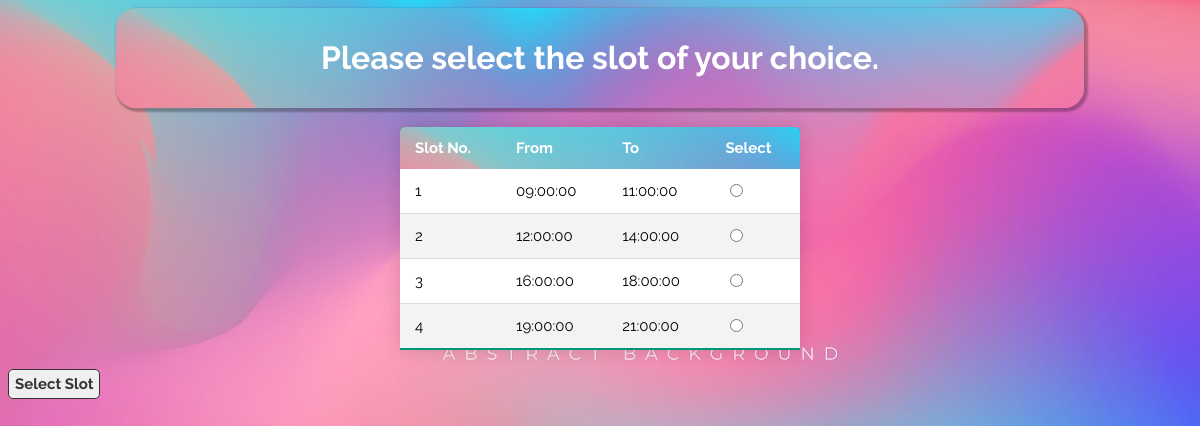
Page /slot.php on the committed database.
### tables this page shows
CREATE TABLE `slot` (
  `slot_no` int NOT NULL,
  `from_time` time DEFAULT NULL,
  `to_time` time DEFAULT NULL,
  `status` varchar(30) DEFAULT NULL,
  PRIMARY KEY (`slot_no`)
);

### slot.php (the view, shortened to what this page needs)
<!DOCTYPE html>
<html lang="en">
<head>
    <link rel="stylesheet" href="table.css">
</head>
<body>
    <div class="heading">
        <h1>Please select the slot of your choice.</h1>
    </div>
    <br>
<form method = "post">
<table class="content-table">
  <thead>
    <tr>
      <th scope="col">Slot No.</th>
      <th scope="col">From</th>
      <th scope="col">To</th>
      <th scope="col">Select</th>
    </tr>
  </thead>
  <tbody>
  <?php
        $con = mysqli_connect("localhost","root","Sarvesh22","hospital");
        $sql="SELECT * FROM SLOT WHERE STATUS = 'available'";
        $result=mysqli_query($con,$sql);
        while($row=mysqli_fetch_assoc($result))
        {
            echo "<tr>
          <td> ". $row['slot_no'] ."</td>
          <td> ". $row['from_time'] ."</td>
          <td> ". $row['to_time'] ."</td>
          <td>". "
            <input type='radio' name = 'slot' id = 'slot' value = '".$row['slot_no']."'>
          ".
          "</td>
          </tr>";
        }
    ?>
  </tbody>
</table>
      <br>
      <input type="submit" value = "Select Slot">
</form>
</body>
</html>

### table.css (style rules this page uses)
* { font-family: 'Raleway', sans-serif; }
body { background: #5fb5a4; background-image: url('doc.jpg'); }
.heading { text-align: center; background-image: url('doc.jpg'); width: 80%; margin:auto; padding: 10px; border-radius: 20px; box-shadow: 2px 2px 2px 2px rgba(0, 0, 0, 0.27); }
.heading h1 { color: white; }
.content-table { border-collapse: collapse; margin-left: auto; margin-right: auto; font-size: 15px; min-width: 400px; border-radius: 5px 5px 0 0; overflow: hidden; box-shadow: 0 0 20px rgba(0, 0, 0, 0.15); }
.content-table thead tr { background-image: url('doc.jpg'); background-color: #009879; color: #ffffff; text-align: left; font-weight: bold; }
.content-table th, .content-table td { padding: 12px 15px; }
.content-table tbody tr { border-bottom: 1px solid #dddddd; background: #ffffff; }
.content-table tbody tr:nth-of-type(even) { background-color: #f3f3f3; }
.content-table tbody tr:last-of-type { border-bottom: 2px solid #009879; }
input[type="submit"] { height: 30px; border: 1px solid; border-radius: 5px; font-size: 15px; color: #333333; font-weight: 700; cursor: pointer; outline: none; }

### rows in the picture
slot: slot_no "1", from_time "09:00:00", to_time "11:00:00"
slot: slot_no "2", from_time "12:00:00", to_time "14:00:00"
slot: slot_no "3", from_time "16:00:00", to_time "18:00:00"
slot: slot_no "4", from_time "19:00:00", to_time "21:00:00"
